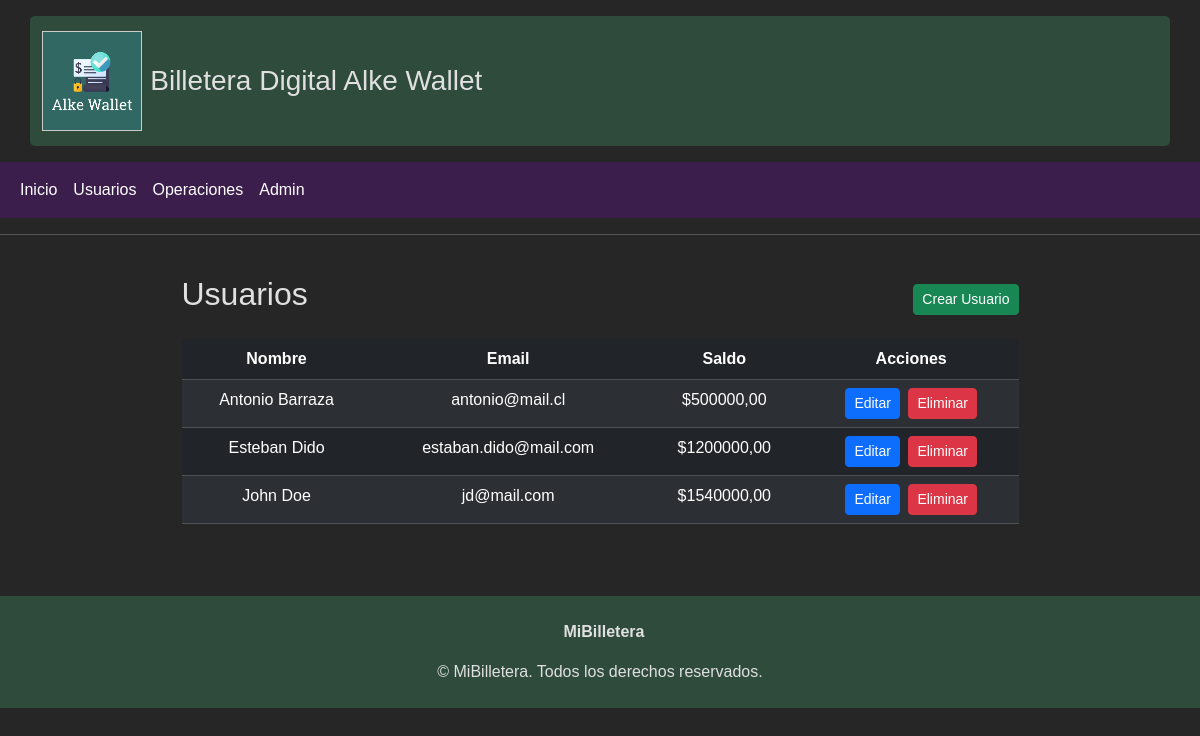
/usuarios/, run on an earlier commit of the app's database.
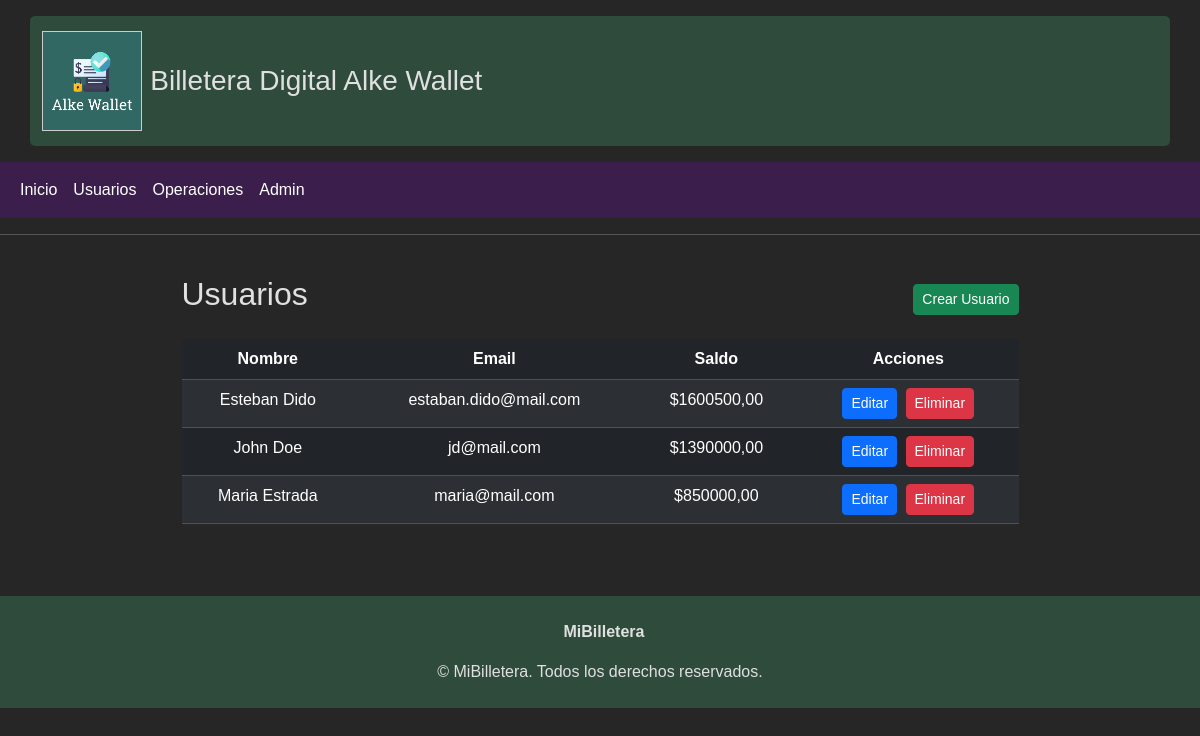
And on a later commit of the database.
### apps/wallet/models.py (models this page shows, shortened)
class Usuario(models.Model):
    nombre = models.CharField(max_length=100)
    email = models.EmailField(unique=True)
    saldo = models.DecimalField(max_digits=12, decimal_places=2, default=0)

### apps/wallet/views.py (the view)
# urls.py: path('usuarios/', views.lista_usuarios, name='lista_usuarios'),
def lista_usuarios(request):
    usuarios = Usuario.objects.all()
    return render(request, 'wallet/lista_usuarios.html', {'usuarios': usuarios})

### templates/wallet/lista_usuarios.html (shortened to what this page needs)
{% extends 'base.html' %}
{% block content %}
<div class="container my-4 d-flex flex-column align-items-center">
    <div class="d-flex justify-content-between align-items-center mb-3 w-75">
        <h2>Usuarios</h2>
        <a href="{% url 'crear_usuario' %}" class="btn btn-success btn-sm">Crear Usuario</a>
    </div>
    <div class="table-responsive w-75">
        <table class="table table-dark table-striped table-hover text-center mb-0">
            <thead>
                <tr>
                    <th>Nombre</th>
                    <th>Email</th>
                    <th>Saldo</th>
                    <th>Acciones</th>
                </tr>
            </thead>
            <tbody>
                {% for u in usuarios %}
                <tr>
                    <td>{{ u.nombre }}</td>
                    <td>{{ u.email }}</td>
                    <td>${{ u.saldo }}</td>
                    <td>
                        <a href="{% url 'editar_usuario' u.pk %}" class="btn btn-primary btn-sm me-1">Editar</a>
                        <a href="{% url 'eliminar_usuario' u.pk %}" class="btn btn-danger btn-sm">Eliminar</a>
                    </td>
                </tr>
                {% endfor %}
            </tbody>
        </table>
    </div>
</div>
{% endblock %}

### templates/base.html (shortened to what this page needs)
{% load static %}
<!DOCTYPE html>
<html lang="en">
<head>
    <link href="https://cdn.jsdelivr.net/npm/bootstrap@5.3.8/dist/css/bootstrap.min.css" rel="stylesheet"
>
    <link rel="stylesheet" href="{% static 'css/styles.css' %}">
</head>
<body>
<header class="container my-3">
    <div class="d-flex align-items-center">
        <img src="{% static 'img/alke_wallet_logo.png' %}" alt="Logo" class="me-2" style="height:100px; border: 1px solid #ccc;">
        <h1 class="h3 mb-0">Billetera Digital Alke Wallet</h1>
    </div>
</header>
<nav class="navbar navbar-expand-lg bg-success" data-bs-theme="dark">
  <div class="container-fluid">
    <div class="collapse navbar-collapse" id="navbarNav">
      <ul class="navbar-nav">
        <li class="nav-item">
          <a class="nav-link active" aria-current="page" href="/">Inicio</a>
        </li>
        <li class="nav-item">
          <a class="nav-link" href="/usuarios/">Usuarios</a>
        </li>
        <li class="nav-item">
          <a class="nav-link" href="/operaciones/">Operaciones</a>
        </li>
        <li class="nav-item">
          <a class="nav-link" href="/admin/">Admin</a>
        </li>
      </ul>
    </div>
  </div>
</nav>
<hr>
{% block content %}{% endblock %}
<footer class="mt-5 py-4" style="background-color: #2E4B3C; color: #E0E0E0;">
    <div class="container text-center">
        <div class="mb-3">
            <span class="ms-2 fw-bold">MiBilletera</span>
        </div>
        <div>
            &copy; {{ now|date:"Y" }} MiBilletera. Todos los derechos reservados.
        </div>
    </div>
</footer>
</body>
</html>

### static/css/styles.css (style rules this page uses)
html, body { height: 100%; margin: 0; padding: 0; }
body { display: flex; flex-direction: column; min-height: 100vh; background-color: #262626; color: #E0E0E0; font-family: Arial, sans-serif; }
footer { flex-shrink: 0; }
header { background-color: #2E4B3C; padding: 15px; border-radius: 5px; color: #E0E0E0; display: flex; align-items: center; }
header img { height: 50px; margin-right: 10px; }
.navbar { background-color: #3C1E4D !important; }
.navbar-nav .nav-link { color: #FFFFFF !important; }
li a { color: #BFA0FF !important; }
footer { background-color: #2E4B3C; color: #E0E0E0; padding: 15px 0; text-align: center; }
h2, h3, h4, p { margin: 0 0 10px 0; }
ul { padding-left: 20px; }

What changed in the data, as far as the page shows it:
removed Usuario: nombre "Antonio Barraza", email "antonio@mail.cl", saldo "500000,00"
changed Usuario "Esteban Dido": saldo "1200000,00" → "1600500,00"
changed Usuario "John Doe": saldo "1540000,00" → "1390000,00"
added Usuario: nombre "Maria Estrada", email "maria@mail.com", saldo "850000,00"
